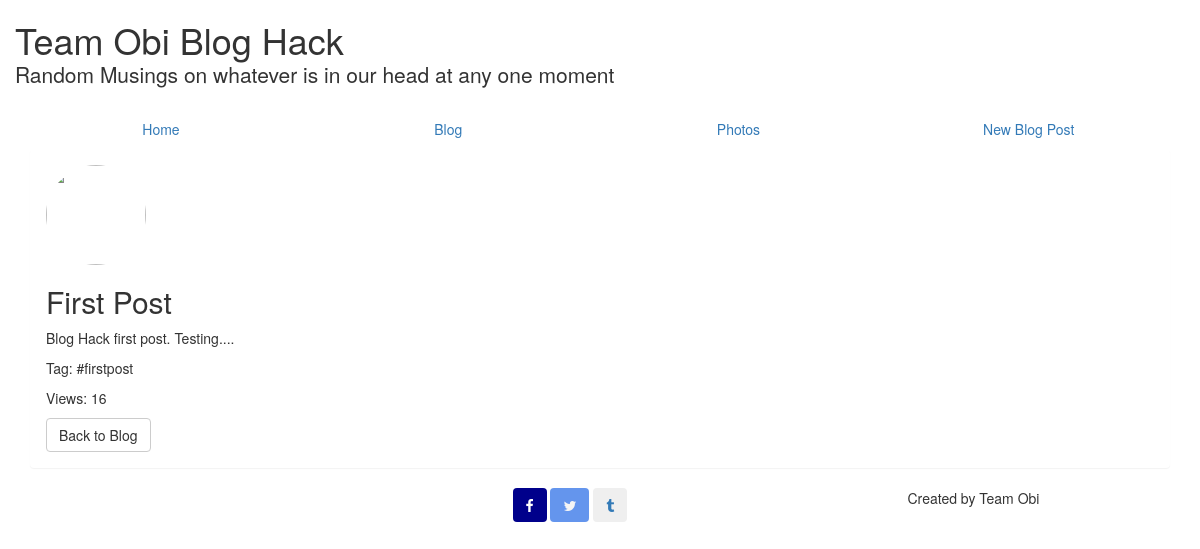
Page /blog/1/ on the committed database.
### blog_app/models.py (models this page shows, shortened)
class Post(models.Model):
    author = models.ForeignKey('auth.User')
    title = models.CharField(max_length=200)
    content = models.TextField()
    created_date = models.DateTimeField(
        default=timezone.now)
    published_date = models.DateTimeField(
        blank=True, null=True)
    views = models.IntegerField(default=0)  # Record how often a post is seen
    tag = models.CharField(max_length=100, blank=True, null=True)
    image = models.ImageField(upload_to="images", blank=True, null=True)

### blog_app/views.py (the view)
# urls.py: url(r'^blog/(?P<id>\d+)/$', blog_views.posts),
def posts(request, id):
    post = get_object_or_404(Post, pk=id)
    post.views += 1
    post.save()
    return render(request, 'posts.html', {'post': post})

### blog_app/templates/posts.html
{% extends 'base.html' %}
{% block content %}
    <img id="blogimage" class="img-circle" src="/media/{{ post.image }}">
    <h2>{{ post.title}}</h2>
    <p>{{ post.content | linebreaks }}</p>
    <p>Tag: {{ post.tag }}</p>
    <p>Views: {{ post.views }}</p>
    <button class="btn btn-default" onclick="location.href='/blog/'">Back to Blog</button>
{% endblock %}

### static/css/styles.css (style rules this page uses)
#blogimage { height: 100px; width: 100px; }

### rows in the picture
Post: title "First Post", content "Blog Hack first post. Testing....", tag "#firstpost", views "16"
